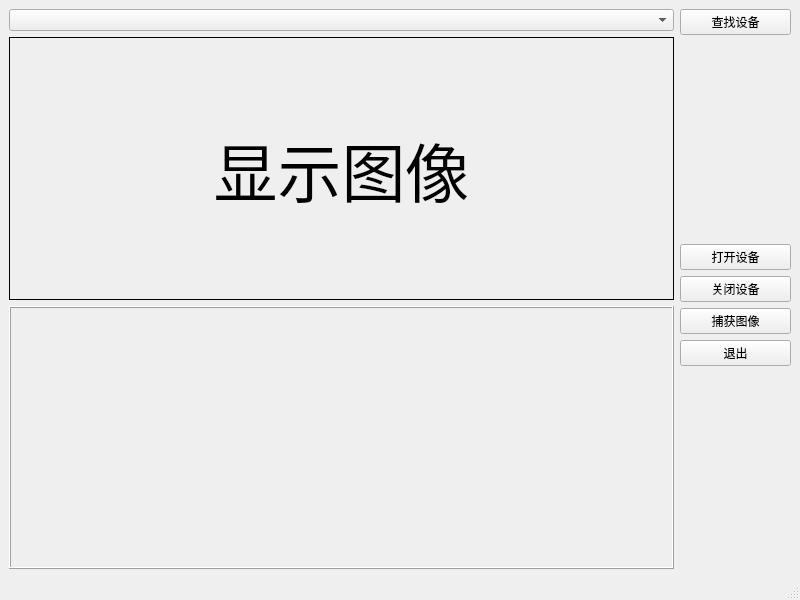
<?xml version="1.0" encoding="UTF-8"?>
<ui version="4.0">
 <class>MainWindow</class>
 <widget class="QMainWindow" name="MainWindow">
  <property name="geometry">
   <rect>
    <x>0</x>
    <y>0</y>
    <width>800</width>
    <height>600</height>
   </rect>
  </property>
  <property name="windowTitle">
   <string>MainWindow</string>
  </property>
  <widget class="QWidget" name="centralwidget">
   <layout class="QGridLayout" name="gridLayout_2">
    <item row="0" column="0">
     <layout class="QGridLayout" name="gridLayout" columnstretch="6,1">
      <item row="0" column="0">
       <layout class="QVBoxLayout" name="verticalLayout_2" stretch="1,6,6">
        <item>
         <widget class="QComboBox" name="comboBox_deviceList"/>
        </item>
        <item>
         <widget class="QLabel" name="label_show">
          <property name="font">
           <font>
            <family>AcadEref</family>
            <pointsize>48</pointsize>
           </font>
          </property>
          <property name="autoFillBackground">
           <bool>true</bool>
          </property>
          <property name="frameShape">
           <enum>QFrame::Box</enum>
          </property>
          <property name="text">
           <string>显示图像</string>
          </property>
          <property name="alignment">
           <set>Qt::AlignCenter</set>
          </property>
         </widget>
        </item>
        <item>
         <widget class="QFrame" name="frame_show">
          <property name="frameShape">
           <enum>QFrame::Box</enum>
          </property>
          <property name="frameShadow">
           <enum>QFrame::Raised</enum>
          </property>
         </widget>
        </item>
       </layout>
      </item>
      <item row="0" column="1">
       <layout class="QVBoxLayout" name="verticalLayout" stretch="1,6,1,1,1,1,6">
        <item>
         <widget class="QPushButton" name="pushButton_findDev">
          <property name="text">
           <string>查找设备</string>
          </property>
         </widget>
        </item>
        <item>
         <spacer name="verticalSpacer_2">
          <property name="orientation">
           <enum>Qt::Vertical</enum>
          </property>
          <property name="sizeHint" stdset="0">
           <size>
            <width>20</width>
            <height>18</height>
           </size>
          </property>
         </spacer>
        </item>
        <item>
         <widget class="QPushButton" name="pushButton_openDev">
          <property name="text">
           <string>打开设备</string>
          </property>
         </widget>
        </item>
        <item>
         <widget class="QPushButton" name="pushButton_closeDev">
          <property name="text">
           <string>关闭设备</string>
          </property>
         </widget>
        </item>
        <item>
         <widget class="QPushButton" name="pushButton_captureImg">
          <property name="text">
           <string>捕获图像</string>
          </property>
         </widget>
        </item>
        <item>
         <widget class="QPushButton" name="pushButton_exit">
          <property name="text">
           <string>退出</string>
          </property>
         </widget>
        </item>
        <item>
         <spacer name="verticalSpacer">
          <property name="orientation">
           <enum>Qt::Vertical</enum>
          </property>
          <property name="sizeHint" stdset="0">
           <size>
            <width>20</width>
            <height>108</height>
           </size>
          </property>
         </spacer>
        </item>
       </layout>
      </item>
     </layout>
    </item>
   </layout>
  </widget>
  <widget class="QMenuBar" name="menubar">
   <property name="geometry">
    <rect>
     <x>0</x>
     <y>0</y>
     <width>800</width>
     <height>23</height>
    </rect>
   </property>
  </widget>
  <widget class="QStatusBar" name="statusbar"/>
 </widget>
 <resources/>
 <connections/>
</ui>
